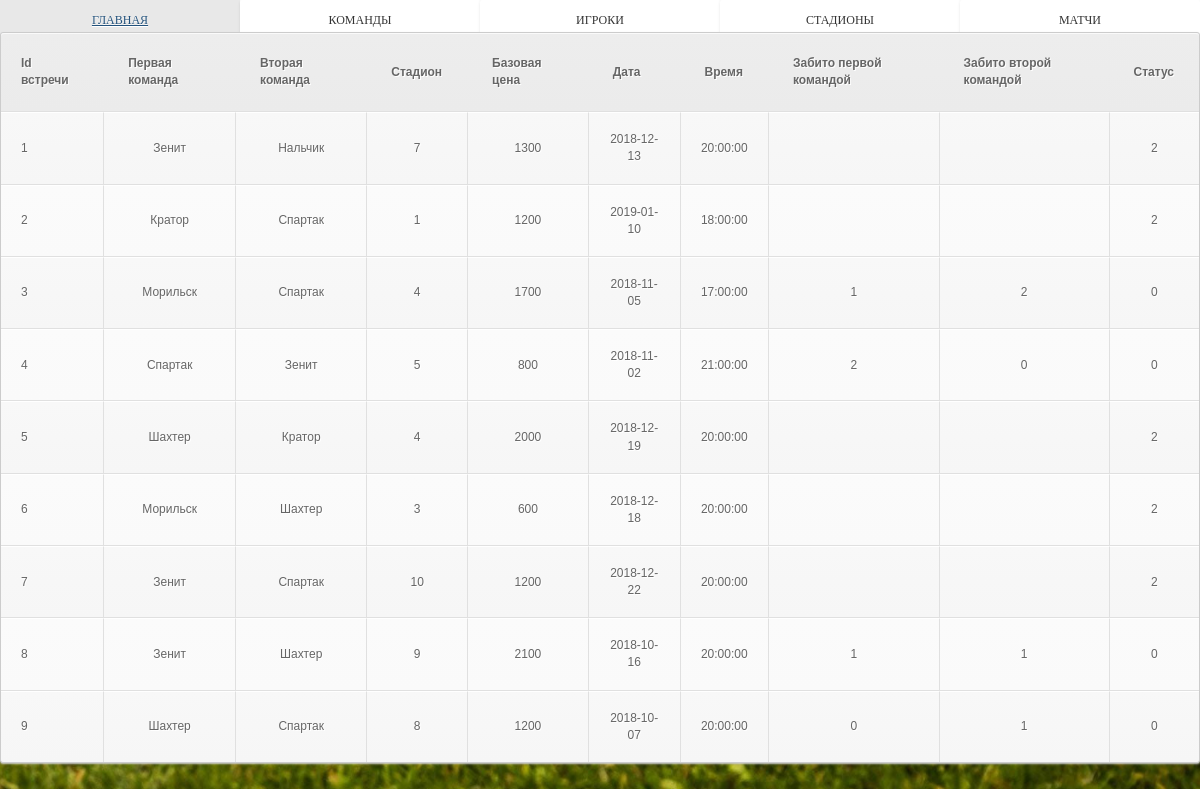
Screenshot of /Osip/core/Results.php (signed in) with the database file from the repository.
### tables this page shows
CREATE TABLE `match_of_footbal` (
  `id_match` int(10) UNSIGNED NOT NULL,
  `First_Team` varchar(255) DEFAULT NULL,
  `Second_Team` varchar(255) DEFAULT NULL,
  `Stadium` int(10) UNSIGNED NOT NULL,
  `Cost` int(10) UNSIGNED NOT NULL,
  `Date` date NOT NULL,
  `Time_match` time NOT NULL,
  `Ball_First` int(10) UNSIGNED DEFAULT NULL,
  `Ball_Second` int(10) UNSIGNED DEFAULT NULL,
  `Status` int(10) UNSIGNED NOT NULL
);

### Osip/core/Results.php (the view, shortened to what this page needs)
<!DOCTYPE html>
<html>
<head>
    <link rel="stylesheet" href="Site.css" media="screen" type="text/css" />
    <link rel="stylesheet" href="Style.css" media="screen" type="text/css" />
    <link rel="stylesheet" href="https://maxcdn.bootstrapcdn.com/bootstrap/3.3.6/css/bootstrap.min.css">
</head>
<body>
<div id="Navigation">
    <ul class="Navigation">
        <li><a href="Site.php">Главная</a></li>
        <li><a href="Teams.php">Команды</a></li>
        <li><a href="Players.php">Игроки</a></li>
        <li><a href="Stadiums.php">Стадионы</a></li>
        <li><a href="Results.php">Матчи</a></li>
    </ul>
</div>
<?php
$settings = [
    'host' => 'localhost',
    'user' => 'root',
    'password' => '',
    'db_name' =>'football'
];
$link = mysqli_connect($settings['host'],$settings['user'],$settings['password'],$settings['db_name']);
mysqli_set_charset ($link , 'utf8');
$query = "SELECT * FROM match_of_footbal WHERE 1";
$result = mysqli_query($link, $query) or die("Ошибка".mysqli_error($link));
if($result === false)
{
    echo mysqli_error($link);
}
else
{
    $rows = mysqli_num_rows($result);
    echo "<table class=\"simple-little-table\" cellspacing='0' ><tr><th>Id встречи</th><th>Первая команда</th><th>Вторая команда</th><th>Стадион</th><th>Базовая цена</th><th>Дата</th><th>Время</th><th>Забито первой командой</th><th>Забито второй командой</th><th>Статус</th></tr>";
    for($i = 0; $i < $rows ; ++$i)
    {
        $row = mysqli_fetch_row($result);
        echo "<tr>";
        for ($j = 0 ; $j < 10 ; ++$j) echo "<td>$row[$j]</td>";
        echo "</tr>";
    }
    echo "</table>";
}
?>
</body>
</html>

### Osip/core/Site.css (style rules this page uses)
html { background: url(2.jpg) no-repeat center center fixed; -webkit-background-size: cover; -moz-background-size: cover; -o-background-size: cover; background-size: cover; font-size: 20px; }
body { margin: 0; padding: 0; font-family: sans-serif; }
#Navigation { width: 100%; }
.Navigation { height: 50px; padding: 0; width: 100%; margin: 0; position: absolute; }
.Navigation li { height: auto; width: 20%; float: left; text-align: center; list-style: none; font:12px "Bonveno", "Century Gothic"; padding: 0; margin: 0; background-color: white; box-shadow: 0 1px 0 rgba(255,255,255, .9) inset, 0 1px 3px rgba(0,0,0, .1); border-radius: 3px; margin-left: 0px; }
.Navigation a { padding: 13px; text-decoration: none; color:#333; text-shadow: 0 1px #fff; text-decoration: none; text-transform: uppercase; display: block; }

### Osip/core/style.css (style rules this page uses)
html { background: url(2.jpg) no-repeat center center fixed; -webkit-background-size: cover; -moz-background-size: cover; -o-background-size: cover; background-size: cover; font-size: 50px; }
body table { font-family:Tahoma, Verdana, Arial, 'Sans Serif'; font-size: 30px; }
.simple-little-table { top: 4%; left: 0%; width: 100%; max-width: 100%; position: absolute; font-family:Arial, Helvetica, sans-serif; color:#666; font-size:12px; text-shadow: 1px 1px 0px #fff; background:#eaebec; margin: 0px; border:#ccc 1px solid; border-collapse:separate; -moz-border-radius:3px; -webkit-border-radius:3px; border-radius:3px; -moz-box-shadow: 0 1px 2px #d1d1d1; -webkit-box-shadow: 0 1px 2px #d1d1d1; box-shadow: 0 1px 2px #d1d1d1; }
.simple-little-table th { font-weight:bold; height: 5%; padding:21px 25px 22px 25px; border-top:1px solid #fafafa; border-bottom:1px solid #e0e0e0; background: #ededed; background: -webkit-gradient(linear, left top, left bottom, from(#ededed), to(#ebebeb)); background: -moz-linear-gradient(top, #ededed, #ebebeb); }
.simple-little-table th:first-child { text-align: left; padding-left:20px; }
.simple-little-table tr:first-child th:first-child { -moz-border-radius-topleft:3px; -webkit-border-top-left-radius:3px; border-top-left-radius:3px; }
.simple-little-table tr:first-child th:last-child { -moz-border-radius-topright:3px; -webkit-border-top-right-radius:3px; border-top-right-radius:3px; }
.simple-little-table tr { text-align: center; padding-left:20px; }
.simple-little-table tr td:first-child { text-align: left; padding-left:20px; border-left: 0; }
.simple-little-table tr td { padding:18px; border-top: 1px solid #ffffff; border-bottom:1px solid #e0e0e0; border-left: 1px solid #e0e0e0; background: #fafafa; background: -webkit-gradient(linear, left top, left bottom, from(#fbfbfb), to(#fafafa)); background: -moz-linear-gradient(top, #fbfbfb, #fafafa); }
.simple-little-table tr:nth-child(even) td { background: #f6f6f6; background: -webkit-gradient(linear, left top, left bottom, from(#f8f8f8), to(#f6f6f6)); background: -moz-linear-gradient(top, #f8f8f8, #f6f6f6); }
.simple-little-table tr:last-child td { border-bottom:0; }
.simple-little-table tr:last-child td:first-child { -moz-border-radius-bottomleft:3px; -webkit-border-bottom-left-radius:3px; border-bottom-left-radius:3px; }
.simple-little-table tr:last-child td:last-child { -moz-border-radius-bottomright:3px; -webkit-border-bottom-right-radius:3px; border-bottom-right-radius:3px; }
#Navigation { width: 100%; height: 40px; }
.Navigation { height: 50px; padding: 0; width: 100%; margin: 0; position: absolute; }
.Navigation li { height: auto; width: 20%; float: left; text-align: center; list-style: none; font:12px "Bonveno", "Century Gothic"; padding: 0; margin: 0; background-color: white; box-shadow: 0 1px 0 rgba(255,255,255, .9) inset, 0 1px 3px rgba(0,0,0, .1); border-radius: 3px; margin-left: 0px; }
.Navigation a { padding: 13px; text-decoration: none; color:#333; text-shadow: 0 1px #fff; text-decoration: none; text-transform: uppercase; display: block; }

### rows the page displays
match_of_footbal: id_match "1", First_Team "Зенит", Second_Team "Нальчик", Stadium "7", Cost "1300", Date "2018-12-13", Time_match "20:00:00", Status "2"
match_of_footbal: id_match "2", First_Team "Кратор", Second_Team "Спартак", Stadium "1", Cost "1200", Date "2019-01-10", Time_match "18:00:00", Status "2"
match_of_footbal: id_match "3", First_Team "Морильск", Second_Team "Спартак", Stadium "4", Cost "1700", Date "2018-11-05", Time_match "17:00:00", Ball_First "1", Ball_Second "2", Status "0"
match_of_footbal: id_match "4", First_Team "Спартак", Second_Team "Зенит", Stadium "5", Cost "800", Date "2018-11-02", Time_match "21:00:00", Ball_First "2", Ball_Second "0", Status "0"
match_of_footbal: id_match "5", First_Team "Шахтер", Second_Team "Кратор", Stadium "4", Cost "2000", Date "2018-12-19", Time_match "20:00:00", Status "2"
match_of_footbal: id_match "6", First_Team "Морильск", Second_Team "Шахтер", Stadium "3", Cost "600", Date "2018-12-18", Time_match "20:00:00", Status "2"
match_of_footbal: id_match "7", First_Team "Зенит", Second_Team "Спартак", Stadium "10", Cost "1200", Date "2018-12-22", Time_match "20:00:00", Status "2"
match_of_footbal: id_match "8", First_Team "Зенит", Second_Team "Шахтер", Stadium "9", Cost "2100", Date "2018-10-16", Time_match "20:00:00", Ball_First "1", Ball_Second "1", Status "0"
match_of_footbal: id_match "9", First_Team "Шахтер", Second_Team "Спартак", Stadium "8", Cost "1200", Date "2018-10-07", Time_match "20:00:00", Ball_First "0", Ball_Second "1", Status "0"
